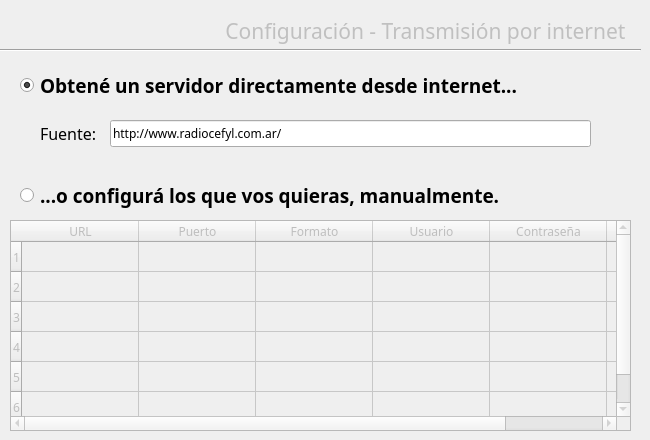
  <widget class="QWizardPage" name="PaginaConfiguracionIcecast">
   <property name="title">
    <string/>
   </property>
   <property name="subTitle">
    <string/>
   </property>
   <widget class="QLineEdit" name="TextURLListaServers">
    <property name="geometry">
     <rect>
      <x>110</x>
      <y>120</y>
      <width>481</width>
      <height>27</height>
     </rect>
    </property>
    <property name="font">
     <font>
      <family>Jura</family>
     </font>
    </property>
    <property name="text">
     <string>http://www.radiocefyl.com.ar/</string>
    </property>
   </widget>
   <widget class="QLabel" name="label_6">
    <property name="geometry">
     <rect>
      <x>40</x>
      <y>125</y>
      <width>62</width>
      <height>17</height>
     </rect>
    </property>
    <property name="font">
     <font>
      <family>Jura</family>
      <pointsize>12</pointsize>
     </font>
    </property>
    <property name="text">
     <string>Fuente:</string>
    </property>
   </widget>
   <widget class="QTableWidget" name="TableServidores">
    <property name="enabled">
     <bool>false</bool>
    </property>
    <property name="geometry">
     <rect>
      <x>10</x>
      <y>220</y>
      <width>621</width>
      <height>211</height>
     </rect>
    </property>
    <property name="font">
     <font>
      <family>Jura</family>
     </font>
    </property>
    <property name="rowCount">
     <number>6</number>
    </property>
    <property name="columnCount">
     <number>6</number>
    </property>
    <attribute name="horizontalHeaderDefaultSectionSize">
     <number>117</number>
    </attribute>
    <row/>
    <row/>
    <row/>
    <row/>
    <row/>
    <row/>
    <column>
     <property name="text">
      <string>URL</string>
     </property>
     <property name="font">
      <font>
       <family>Jura</family>
      </font>
     </property>
    </column>
    <column>
     <property name="text">
      <string>Puerto</string>
     </property>
     <property name="font">
      <font>
       <family>Jura</family>
      </font>
     </property>
    </column>
    <column>
     <property name="text">
      <string>Formato</string>
     </property>
     <property name="font">
      <font>
       <family>Jura</family>
      </font>
     </property>
    </column>
    <column>
     <property name="text">
      <string>Usuario</string>
     </property>
     <property name="font">
      <font>
       <family>Jura</family>
      </font>
     </property>
    </column>
    <column>
     <property name="text">
      <string>Contraseña</string>
     </property>
     <property name="font">
      <font>
       <family>Jura</family>
      </font>
     </property>
    </column>
    <column>
     <property name="text">
      <string>MountPoint</string>
     </property>
     <property name="font">
      <font>
       <family>Jura</family>
      </font>
     </property>
    </column>
   </widget>
   <widget class="QLabel" name="LabelSeleccione1_4">
    <property name="geometry">
     <rect>
      <x>0</x>
      <y>10</y>
      <width>631</width>
      <height>41</height>
     </rect>
    </property>
    <property name="palette">
     <palette>
      <active>
       <colorrole role="WindowText">
        <brush brushstyle="SolidPattern">
         <color alpha="50">
          <red>0</red>
          <green>0</green>
          <blue>0</blue>
         </color>
        </brush>
       </colorrole>
       <colorrole role="Button">
        <brush brushstyle="SolidPattern">
         <color alpha="255">
          <red>219</red>
          <green>255</green>
          <blue>231</blue>
         </color>
        </brush>
       </colorrole>
       <colorrole role="Light">
        <brush brushstyle="SolidPattern">
         <color alpha="255">
          <red>255</red>
          <green>255</green>
          <blue>255</blue>
         </color>
        </brush>
       </colorrole>
       <colorrole role="Midlight">
        <brush brushstyle="SolidPattern">
         <color alpha="255">
          <red>237</red>
          <green>255</green>
          <blue>243</blue>
         </color>
        </brush>
       </colorrole>
       <colorrole role="Dark">
        <brush brushstyle="SolidPattern">
         <color alpha="255">
          <red>109</red>
          <green>127</green>
          <blue>115</blue>
         </color>
        </brush>
       </colorrole>
       <colorrole role="Mid">
        <brush brushstyle="SolidPattern">
         <color alpha="255">
          <red>146</red>
          <green>170</green>
          <blue>154</blue>
         </color>
        </brush>
       </colorrole>
       <colorrole role="Text">
        <brush brushstyle="SolidPattern">
         <color alpha="255">
          <red>0</red>
          <green>0</green>
          <blue>0</blue>
         </color>
        </brush>
       </colorrole>
       <colorrole role="BrightText">
        <brush brushstyle="SolidPattern">
         <color alpha="255">
          <red>255</red>
          <green>255</green>
          <blue>255</blue>
         </color>
        </brush>
       </colorrole>
       <colorrole role="ButtonText">
        <brush brushstyle="SolidPattern">
         <color alpha="255">
          <red>0</red>
          <green>0</green>
          <blue>0</blue>
         </color>
        </brush>
       </colorrole>
       <colorrole role="Base">
        <brush brushstyle="SolidPattern">
         <color alpha="255">
          <red>255</red>
          <green>255</green>
          <blue>255</blue>
         </color>
        </brush>
       </colorrole>
       <colorrole role="Window">
        <brush brushstyle="SolidPattern">
         <color alpha="255">
          <red>219</red>
          <green>255</green>
          <blue>231</blue>
         </color>
        </brush>
       </colorrole>
       <colorrole role="Shadow">
        <brush brushstyle="SolidPattern">
         <color alpha="255">
          <red>0</red>
          <green>0</green>
          <blue>0</blue>
         </color>
        </brush>
       </colorrole>
       <colorrole role="AlternateBase">
        <brush brushstyle="SolidPattern">
         <color alpha="255">
          <red>237</red>
          <green>255</green>
          <blue>243</blue>
         </color>
        </brush>
       </colorrole>
       <colorrole role="ToolTipBase">
        <brush brushstyle="SolidPattern">
         <color alpha="255">
          <red>255</red>
          <green>255</green>
          <blue>220</blue>
         </color>
        </brush>
       </colorrole>
       <colorrole role="ToolTipText">
        <brush brushstyle="SolidPattern">
         <color alpha="255">
          <red>0</red>
          <green>0</green>
          <blue>0</blue>
         </color>
        </brush>
       </colorrole>
      </active>
      <inactive>
       <colorrole role="WindowText">
        <brush brushstyle="SolidPattern">
         <color alpha="50">
          <red>0</red>
          <green>0</green>
          <blue>0</blue>
         </color>
        </brush>
       </colorrole>
       <colorrole role="Button">
        <brush brushstyle="SolidPattern">
         <color alpha="255">
          <red>219</red>
          <green>255</green>
          <blue>231</blue>
         </color>
        </brush>
       </colorrole>
       <colorrole role="Light">
        <brush brushstyle="SolidPattern">
         <color alpha="255">
          <red>255</red>
          <green>255</green>
          <blue>255</blue>
         </color>
        </brush>
       </colorrole>
       <colorrole role="Midlight">
        <brush brushstyle="SolidPattern">
         <color alpha="255">
          <red>237</red>
          <green>255</green>
          <blue>243</blue>
         </color>
        </brush>
       </colorrole>
       <colorrole role="Dark">
        <brush brushstyle="SolidPattern">
         <color alpha="255">
          <red>109</red>
          <green>127</green>
          <blue>115</blue>
         </color>
        </brush>
       </colorrole>
       <colorrole role="Mid">
        <brush brushstyle="SolidPattern">
         <color alpha="255">
          <red>146</red>
          <green>170</green>
          <blue>154</blue>
         </color>
        </brush>
       </colorrole>
       <colorrole role="Text">
        <brush brushstyle="SolidPattern">
         <color alpha="255">
          <red>0</red>
          <green>0</green>
          <blue>0</blue>
         </color>
        </brush>
       </colorrole>
       <colorrole role="BrightText">
        <brush brushstyle="SolidPattern">
         <color alpha="255">
          <red>255</red>
          <green>255</green>
          <blue>255</blue>
         </color>
        </brush>
       </colorrole>
       <colorrole role="ButtonText">
        <brush brushstyle="SolidPattern">
         <color alpha="255">
          <red>0</red>
          <green>0</green>
          <blue>0</blue>
         </color>
        </brush>
       </colorrole>
       <colorrole role="Base">
        <brush brushstyle="SolidPattern">
         <color alpha="255">
          <red>255</red>
          <green>255</green>
          <blue>255</blue>
         </color>
        </brush>
       </colorrole>
       <colorrole role="Window">
        <brush brushstyle="SolidPattern">
         <color alpha="255">
          <red>219</red>
          <green>255</green>
          <blue>231</blue>
         </color>
        </brush>
       </colorrole>
       <colorrole role="Shadow">
        <brush brushstyle="SolidPattern">
         <color alpha="255">
          <red>0</red>
          <green>0</green>
          <blue>0</blue>
         </color>
        </brush>
       </colorrole>
       <colorrole role="AlternateBase">
        <brush brushstyle="SolidPattern">
         <color alpha="255">
          <red>237</red>
          <green>255</green>
          <blue>243</blue>
         </color>
        </brush>
       </colorrole>
       <colorrole role="ToolTipBase">
        <brush brushstyle="SolidPattern">
         <color alpha="255">
          <red>255</red>
          <green>255</green>
          <blue>220</blue>
         </color>
        </brush>
       </colorrole>
       <colorrole role="ToolTipText">
        <brush brushstyle="SolidPattern">
         <color alpha="255">
          <red>0</red>
          <green>0</green>
          <blue>0</blue>
         </color>
        </brush>
       </colorrole>
      </inactive>
      <disabled>
       <colorrole role="WindowText">
        <brush brushstyle="SolidPattern">
         <color alpha="255">
          <red>109</red>
          <green>127</green>
          <blue>115</blue>
         </color>
        </brush>
       </colorrole>
       <colorrole role="Button">
        <brush brushstyle="SolidPattern">
         <color alpha="255">
          <red>219</red>
          <green>255</green>
          <blue>231</blue>
         </color>
        </brush>
       </colorrole>
       <colorrole role="Light">
        <brush brushstyle="SolidPattern">
         <color alpha="255">
          <red>255</red>
          <green>255</green>
          <blue>255</blue>
         </color>
        </brush>
       </colorrole>
       <colorrole role="Midlight">
        <brush brushstyle="SolidPattern">
         <color alpha="255">
          <red>237</red>
          <green>255</green>
          <blue>243</blue>
         </color>
        </brush>
       </colorrole>
       <colorrole role="Dark">
        <brush brushstyle="SolidPattern">
         <color alpha="255">
          <red>109</red>
          <green>127</green>
          <blue>115</blue>
         </color>
        </brush>
       </colorrole>
       <colorrole role="Mid">
        <brush brushstyle="SolidPattern">
         <color alpha="255">
          <red>146</red>
          <green>170</green>
          <blue>154</blue>
         </color>
        </brush>
       </colorrole>
       <colorrole role="Text">
        <brush brushstyle="SolidPattern">
         <color alpha="255">
          <red>109</red>
          <green>127</green>
          <blue>115</blue>
         </color>
        </brush>
       </colorrole>
       <colorrole role="BrightText">
        <brush brushstyle="SolidPattern">
         <color alpha="255">
          <red>255</red>
          <green>255</green>
          <blue>255</blue>
         </color>
        </brush>
       </colorrole>
       <colorrole role="ButtonText">
        <brush brushstyle="SolidPattern">
         <color alpha="255">
          <red>109</red>
          <green>127</green>
          <blue>115</blue>
         </color>
        </brush>
       </colorrole>
       <colorrole role="Base">
        <brush brushstyle="SolidPattern">
         <color alpha="255">
          <red>219</red>
          <green>255</green>
          <blue>231</blue>
         </color>
        </brush>
       </colorrole>
       <colorrole role="Window">
        <brush brushstyle="SolidPattern">
         <color alpha="255">
          <red>219</red>
          <green>255</green>
          <blue>231</blue>
         </color>
        </brush>
       </colorrole>
       <colorrole role="Shadow">
        <brush brushstyle="SolidPattern">
         <color alpha="255">
          <red>0</red>
          <green>0</green>
          <blue>0</blue>
         </color>
        </brush>
       </colorrole>
       <colorrole role="AlternateBase">
        <brush brushstyle="SolidPattern">
         <color alpha="255">
          <red>219</red>
          <green>255</green>
          <blue>231</blue>
         </color>
        </brush>
       </colorrole>
       <colorrole role="ToolTipBase">
        <brush brushstyle="SolidPattern">
         <color alpha="255">
          <red>255</red>
          <green>255</green>
          <blue>220</blue>
         </color>
        </brush>
       </colorrole>
       <colorrole role="ToolTipText">
        <brush brushstyle="SolidPattern">
         <color alpha="255">
          <red>0</red>
          <green>0</green>
          <blue>0</blue>
         </color>
        </brush>
       </colorrole>
      </disabled>
     </palette>
    </property>
    <property name="font">
     <font>
      <family>Freak Turbulence BRK</family>
      <pointsize>16</pointsize>
      <weight>50</weight>
      <bold>false</bold>
      <underline>false</underline>
      <stylestrategy>PreferDefault</stylestrategy>
      <kerning>true</kerning>
     </font>
    </property>
    <property name="text">
     <string>Configuración - Transmisión por internet </string>
    </property>
    <property name="alignment">
     <set>Qt::AlignRight|Qt::AlignTrailing|Qt::AlignVCenter</set>
    </property>
   </widget>
   <widget class="Line" name="line_15">
    <property name="geometry">
     <rect>
      <x>0</x>
      <y>40</y>
      <width>641</width>
      <height>20</height>
     </rect>
    </property>
    <property name="orientation">
     <enum>Qt::Horizontal</enum>
    </property>
   </widget>
   <widget class="QRadioButton" name="RadioButtonObtenerServer">
    <property name="geometry">
     <rect>
      <x>20</x>
      <y>70</y>
      <width>611</width>
      <height>31</height>
     </rect>
    </property>
    <property name="font">
     <font>
      <family>Jura</family>
      <pointsize>14</pointsize>
      <weight>75</weight>
      <bold>true</bold>
     </font>
    </property>
    <property name="text">
     <string>Obtené un servidor directamente desde internet...</string>
    </property>
    <property name="checked">
     <bool>true</bool>
    </property>
   </widget>
   <widget class="QRadioButton" name="RadioButtonConfigurarManualmente">
    <property name="geometry">
     <rect>
      <x>20</x>
      <y>180</y>
      <width>611</width>
      <height>31</height>
     </rect>
    </property>
    <property name="font">
     <font>
      <family>Jura</family>
      <pointsize>14</pointsize>
      <weight>75</weight>
      <bold>true</bold>
     </font>
    </property>
    <property name="layoutDirection">
     <enum>Qt::LeftToRight</enum>
    </property>
    <property name="styleSheet">
     <string notr="true"/>
    </property>
    <property name="text">
     <string>...o configurá los que vos quieras, manualmente.</string>
    </property>
   </widget>
  </widget>
